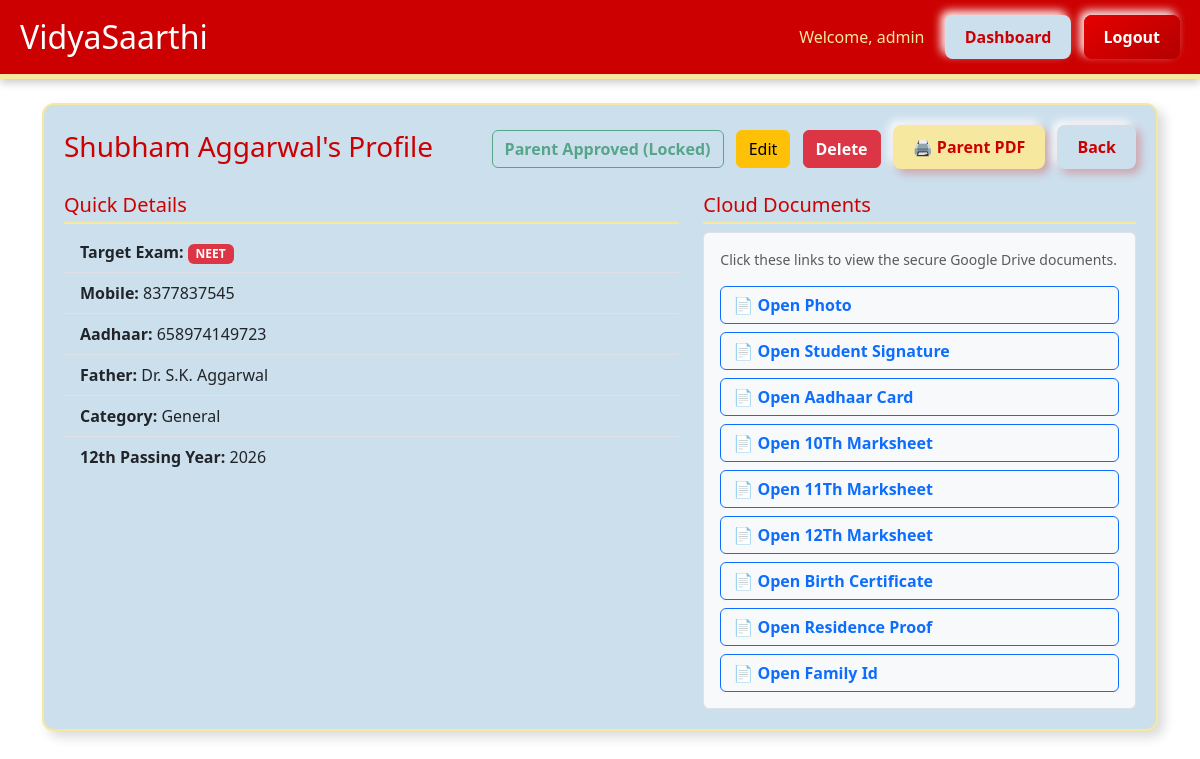
/student/1 (signed in), run on the app's committed database.
### models.py (models this page shows)
class Staff(db.Model, UserMixin):
    __tablename__ = 'staff'
    id = db.Column(db.Integer, primary_key=True)
    username = db.Column(db.String(50), unique=True, nullable=False)
    password_hash = db.Column(db.String(255), nullable=False)
    role = db.Column(db.String(20), default='counselor')
    is_active = db.Column(db.Boolean, default=True)

class Student(db.Model):
    __tablename__ = 'students'
    id = db.Column(db.Integer, primary_key=True)
    is_approved = db.Column(db.Boolean, default=False)  # NEW: Parent Approval Lock
    exam_type = db.Column(db.String(20), nullable=False)
    full_name = db.Column(db.String(150), nullable=False)
    gender = db.Column(db.String(20), nullable=False)
    dob = db.Column(db.Date, nullable=True)
    identification_mark = db.Column(db.String(200), nullable=False)
    category = db.Column(db.String(100), nullable=False)
    aadhaar_no = db.Column(db.String(20), unique=True, nullable=False)
    nationality = db.Column(db.String(50), default='Indian')
    nativity = db.Column(db.String(100), nullable=True)
    mobile_number = db.Column(db.String(15), unique=True, nullable=False)
    alt_mobile_number = db.Column(db.String(15), nullable=True)
    emergency_mobile = db.Column(db.String(15), nullable=True)
    email_address = db.Column(db.String(120), nullable=True)
    alt_email = db.Column(db.String(120), nullable=True)
    emergency_email = db.Column(db.String(120), nullable=True)
    house_no = db.Column(db.String(100), nullable=True)
    street_name = db.Column(db.String(150), nullable=True)
    post_office = db.Column(db.String(100), nullable=True)
    pin_code = db.Column(db.String(20), nullable=True)
    state_ut = db.Column(db.String(100), nullable=True)
    district = db.Column(db.String(100), nullable=True)
    father_name = db.Column(db.String(150), nullable=True)
    father_education = db.Column(db.String(150), nullable=True)
    father_occupation = db.Column(db.String(150), nullable=True)
    mother_name = db.Column(db.String(150), nullable=True)
    mother_education = db.Column(db.String(150), nullable=True)
    mother_occupation = db.Column(db.String(150), nullable=True)
    family_income = db.Column(db.String(100), nullable=True)
    bank_holder_name = db.Column(db.String(150), nullable=True)
    bank_name = db.Column(db.String(150), nullable=True)
    bank_branch = db.Column(db.String(150), nullable=True)
    bank_address = db.Column(db.String(250), nullable=True)
    bank_account_no = db.Column(db.String(50), nullable=True)
    bank_ifsc = db.Column(db.String(20), nullable=True)
    class_10_year = db.Column(db.Integer, nullable=True)
    class_10_school = db.Column(db.String(200), nullable=True)
    class_10_serial = db.Column(db.String(50), nullable=True)
    class_10_reg_no = db.Column(db.String(50), nullable=True)
    class_10_board = db.Column(db.String(100), nullable=True)
    class_10_issue_date = db.Column(db.Date, nullable=True)
    class_10_roll_no = db.Column(db.String(50), nullable=True)
    class_10_marks_data = db.Column(db.Text, nullable=True)
    class_11_year = db.Column(db.Integer, nullable=True)
    class_11_school = db.Column(db.String(200), nullable=True)
    class_11_roll_no = db.Column(db.String(50), nullable=True)
    passed_appearing = db.Column(db.String(50), nullable=True)
    studied_sanskrit = db.Column(db.String(20), nullable=True)
    registration_no_apaar_id = db.Column(db.String(100), nullable=True)
    class_12_year = db.Column(db.Integer, nullable=True)
    class_12_school = db.Column(db.String(200), nullable=True)
    class_12_serial = db.Column(db.String(50), nullable=True)
    class_12_reg_no = db.Column(db.String(50), nullable=True)
    class_12_board = db.Column(db.String(100), nullable=True)
    class_12_issue_date = db.Column(db.Date, nullable=True)
    class_12_roll_no = db.Column(db.String(50), nullable=True)
    class_12_marks_data = db.Column(db.Text, nullable=True)
    documents = db.relationship('Document', backref='student', lazy=True)
    created_at = db.Column(db.DateTime, default=datetime.utcnow)

class Document(db.Model):
    __tablename__ = 'documents'
    id = db.Column(db.Integer, primary_key=True)
    student_id = db.Column(db.Integer, db.ForeignKey('students.id'), nullable=False)
    doc_type = db.Column(db.String(50), nullable=False)
    drive_link = db.Column(db.String(500), nullable=True)
    uploaded_at = db.Column(db.DateTime, default=datetime.utcnow)

### app.py (the view)
@app.route('/student/<int:id>')
@login_required
def view_student(id):
    student = Student.query.get_or_404(id)
    c10_marks = json.loads(student.class_10_marks_data) if student.class_10_marks_data else {}
    c12_marks = json.loads(student.class_12_marks_data) if student.class_12_marks_data else {}
    return render_template('profile.html', student=student, c10_marks=c10_marks, c12_marks=c12_marks)

### app.py (called while the page is built)
@login_manager.user_loader
def load_user(user_id):
    return Staff.query.get(int(user_id))

### templates/profile.html (shortened to what this page needs)
{% extends "layout.html" %}
{% block content %}
<div class="card-3d mb-4">
    <div class="d-flex justify-content-between align-items-center mb-3">
        <h3 style="color: var(--brand-primary); margin: 0;">{{ student.full_name }}'s Profile</h3>
        <div>
            {% if not student.is_approved %}
                <form action="{{ url_for('approve_student', id=student.id) }}" method="POST" class="d-inline">
                    <button type="submit" class="btn btn-success fw-bold me-2" onclick="return confirm('WARNING: Are you sure? Marking this as Parent Approved will lock the record. Only an Admin can edit it afterwards.');">
                        <i class="fas fa-lock"></i> Mark as Approved
                    </button>
                </form>
            {% else %}
                <span class="btn btn-outline-success fw-bold disabled me-2"> Parent Approved (Locked)</span>
            {% endif %}
            <a href="{{ url_for('edit_student', id=student.id) }}" class="btn btn-warning me-2"> Edit</a>
            <button type="button" class="btn btn-danger me-2 fw-bold" data-bs-toggle="modal" data-bs-target="#deleteModal">
                 Delete
            </button>
            <a href="{{ url_for('export_verification', id=student.id) }}" class="btn-3d-primary text-decoration-none me-2" style="background: var(--brand-accent-yellow); color: var(--brand-primary);">🖨️ Parent PDF</a>
            <a href="{{ url_for('dashboard') }}" class="btn-3d-primary text-decoration-none" style="background: var(--brand-accent-blue); color: var(--brand-primary);">Back</a>
        </div>
    </div>
    <div class="row mt-4">
        <div class="col-md-7">
            <h5 style="color: var(--brand-primary); border-bottom: 2px solid var(--brand-accent-yellow); padding-bottom: 5px;">Quick Details</h5>
            <ul class="list-group list-group-flush mb-4">
                <li class="list-group-item bg-transparent"><strong>Target Exam:</strong> <span class="badge {% if student.exam_type == 'NEET' %}bg-danger{% else %}bg-primary{% endif %}">{{ student.exam_type or 'Unassigned' }}</span></li>
                <li class="list-group-item bg-transparent"><strong>Mobile:</strong> {{ student.mobile_number }}</li>
                <li class="list-group-item bg-transparent"><strong>Aadhaar:</strong> {{ student.aadhaar_no }}</li>
                <li class="list-group-item bg-transparent"><strong>Father:</strong> {{ student.father_name }}</li>
                <li class="list-group-item bg-transparent"><strong>Category:</strong> {{ student.category }}</li>
                <li class="list-group-item bg-transparent"><strong>12th Passing Year:</strong> {{ student.class_12_year or 'N/A' }}</li>
            </ul>
        </div>
        <div class="col-md-5">
            <h5 style="color: var(--brand-primary); border-bottom: 2px solid var(--brand-accent-yellow); padding-bottom: 5px;">Cloud Documents</h5>
            <div class="p-3 border rounded bg-light">
                <p class="small text-muted mb-3">Click these links to view the secure Google Drive documents.</p>
                {% if student.documents %}
                    <div class="d-grid gap-2">
                    {% for doc in student.documents %}
                        {% if doc.drive_link %}
                            <a href="{{ doc.drive_link.replace('/preview', '/view') }}" target="_blank" class="btn btn-outline-primary text-start fw-bold">
                                📄 Open {{ doc.doc_type.replace('_', ' ').title() }}
                            </a>
                        {% endif %}
                    {% endfor %}
                    </div>
                {% else %}
                    <p class="text-danger small">No documents linked for this student.</p>
                {% endif %}
            </div>
        </div>
    </div>
</div>
{% endblock %}

### templates/layout.html (shortened to what this page needs)
<!DOCTYPE html>
<html lang="en">
<head>
    <link href="https://cdn.jsdelivr.net/npm/bootstrap@5.3.0/dist/css/bootstrap.min.css" rel="stylesheet">
    <link rel="stylesheet" href="{{ url_for('static', filename='css/style.css') }}">
</head>
<body>
    {% if current_user.is_authenticated %}
    <div class="vidyasaarthi-header d-flex justify-content-between align-items-center no-print">
        <h2 class="m-0">VidyaSaarthi</h2>
        <div>
            <span class="me-3" style="color: var(--brand-accent-yellow);">Welcome, {{ current_user.username }}</span>
            <a href="{{ url_for('dashboard') }}" class="btn-3d-primary me-2" style="background: var(--brand-accent-blue); color: var(--brand-primary);">Dashboard</a>
            <a href="{{ url_for('logout') }}" class="btn-3d-primary">Logout</a>
        </div>
    </div>
    {% endif %}
    <div class="container mt-4">
        {% block content %}{% endblock %}
    </div>
</body>
</html>

### static/css/style.css (style rules this page uses)
:root { --brand-primary: #cc0000; --brand-light: #ffffff; --brand-accent-blue: #ccdfed; --brand-accent-yellow: #f6e89e; }
body { background-color: var(--brand-light); font-family: 'Segoe UI', Tahoma, Geneva, Verdana, sans-serif; }
.card-3d { background-color: var(--brand-accent-blue); border-radius: 12px; padding: 20px; margin-bottom: 20px; border: 2px solid var(--brand-accent-yellow); box-shadow: 6px 6px 12px rgba(0, 0, 0, 0.15), -6px -6px 12px rgba(255, 255, 255, 0.9); transition: transform 0.2s ease; }
.btn-3d-primary { background: linear-gradient(145deg, #e60000, #b30000); color: var(--brand-light); font-weight: bold; border: none; padding: 10px 20px; border-radius: 8px; box-shadow: 4px 4px 10px rgba(204, 0, 0, 0.3), -4px -4px 10px rgba(255, 255, 255, 1); cursor: pointer; text-decoration: none; display: inline-block; }
.vidyasaarthi-header { background-color: var(--brand-primary); color: var(--brand-light); padding: 15px 20px; border-bottom: 5px solid var(--brand-accent-yellow); box-shadow: 0 4px 8px rgba(0,0,0,0.2); }

### data on the page
Staff: username "admin"
Student: full_name "Shubham Aggarwal", exam_type "NEET", mobile_number "8377837545", aadhaar_no "658974149723", father_name "Dr. S.K. Aggarwal", category "General", class_12_year "2026"
Document: doc_type.replace "Photo"
Document: doc_type.replace "Student Signature"
Document: doc_type.replace "Aadhaar Card"
Document: doc_type.replace "10Th Marksheet"
Document: doc_type.replace "11Th Marksheet"
Document: doc_type.replace "12Th Marksheet"
Document: doc_type.replace "Birth Certificate"
Document: doc_type.replace "Residence Proof"
Document: doc_type.replace "Family Id"
